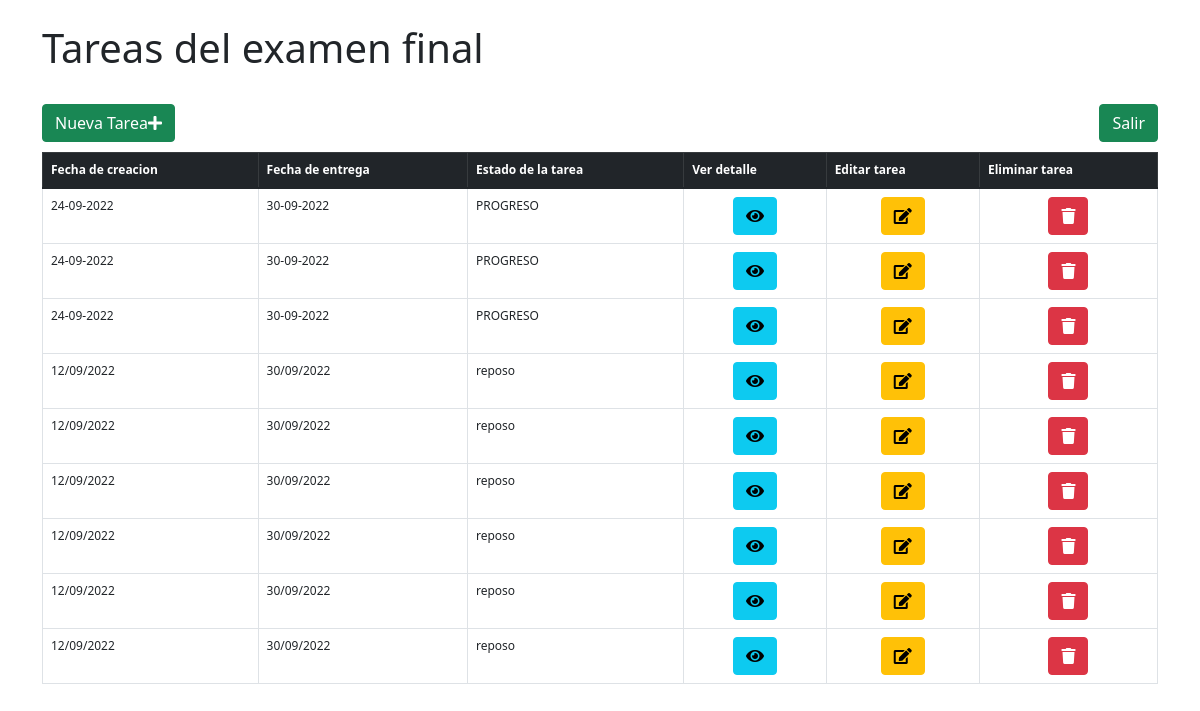
The page /examenFinal/dashboard on the database as committed earlier.
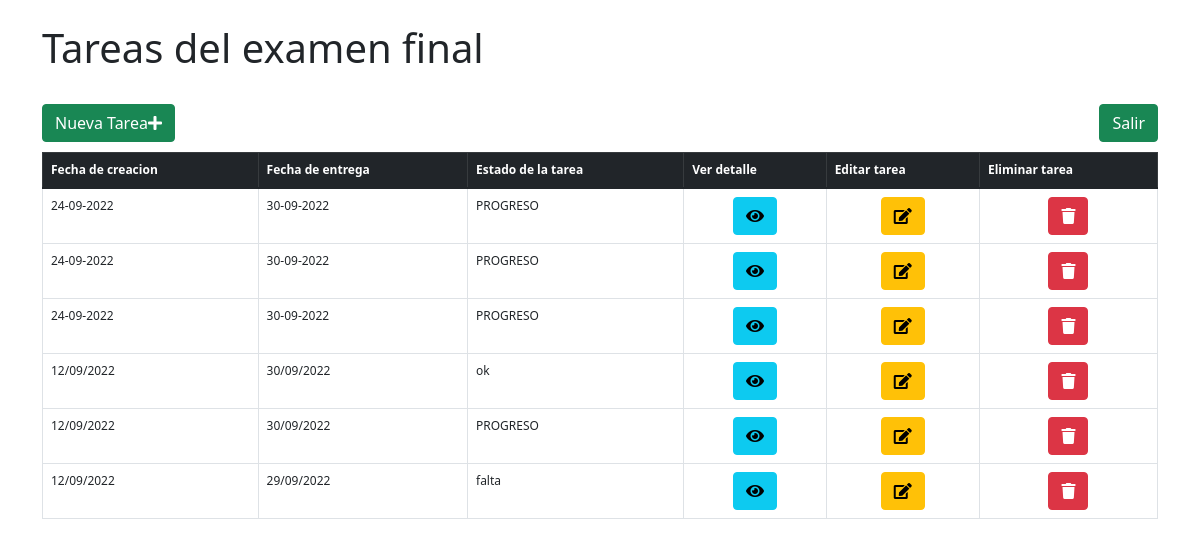
The same page on the database as committed later.
### examenFinal/models.py (models this page shows)
class tareasExamen(models.Model):
    fechaCreacion = models.CharField(max_length=256,default='24-09-2022')
    fechaEntrega = models.CharField(max_length=256,default='30-09-2022')
    descripcion = models.CharField(max_length=512,default='')
    estadoTarea = models.CharField(max_length=128,default='PROGRESO')

### examenFinal/views.py (the view)
# urls.py: path('dashboard',views.dashboard,name='dashboard'),
def dashboard(request):
    return render(request,'examenFinal/dashboard.html',{
        'tareas_totales':tareasExamen.objects.all().order_by('id')
    })

### examenFinal/templates/examenFinal/dashboard.html (shortened to what this page needs)
<!DOCTYPE html>
<html lang="es">
    <head>
        <link href="https://cdn.jsdelivr.net/npm/bootstrap@5.1.3/dist/css/bootstrap.min.css" rel="stylesheet">
        <link rel="stylesheet" href="https://use.fontawesome.com/releases/v5.8.1/css/all.css">
    </head>
    <body>
        <div class="container">
            <br>
            <h1>Tareas del examen final</h1>
            <br>
            <div>
                <a class="btn btn-success float-start" style="color: white;" onclick="nuevaTarea()" data-bs-toggle="modal" data-bs-target="#nuevaTarea" >Nueva Tarea<i class="fa fa-plus"></i></a>
                <a class="btn btn-success float-end" style="color: white;" href="{% url 'examenFinal:index' %}">Salir</a>
            </div>
            <br>
            <br>
            <table class="table table-bordered table-hover" style="font-size: 12px;">
                <thead class="table-dark">
                    <tr>
                        <th scope="col">Fecha de creacion</th>
                        <th scope="col">Fecha de entrega</th>
                        <th scope="col">Estado de la tarea</th>
                        <th scope="col">Ver detalle</th>
                        <th scope="col">Editar tarea</th>
                        <th scope="col">Eliminar tarea</th>
                    </tr>
                </thead>
                <tbody id="tabla_tareas">
                {% for tarea in tareas_totales %}
                <tr>
                    <td scope="row">{{ tarea.fechaCreacion }}</td>
                    <td>{{ tarea.fechaEntrega }}</td>
                    <td>{{ tarea.estadoTarea }}</td>
                    <td style="text-align: center;"><a id="{{ tarea.id }}" class="btn btn-info" style="color: black;" data-bs-toggle="modal" data-bs-target="#verDetalle" onclick="mostrarDetalle(this.id)"><i class="fa fa-eye"></i></a></td>
                    <td style="text-align: center;"><a id="{{ tarea.id }}" class="btn btn-warning" style="color: black;" data-bs-toggle="modal" data-bs-target="#editarTarea" onclick="editarTarea(this.id)"><i class="fa fa-edit"></i></a></td>
                    <td style="text-align: center;"><a id="{{ tarea.id }}" class="btn btn-danger" style="color: white;" onclick="eliminarTarea(id)"><i class="fa fa-trash"></i></a></td>
                </tr>
                {% endfor %}
                </tbody>
            </table>
        </div>
    </body>
</html>

Rows that differ between the two databases and show on the page:
removed tareasExamen: fechaCreacion "12/09/2022", fechaEntrega "30/09/2022", estadoTarea "reposo"
removed tareasExamen: fechaCreacion "12/09/2022", fechaEntrega "30/09/2022", estadoTarea "reposo"
removed tareasExamen: fechaCreacion "12/09/2022", fechaEntrega "30/09/2022", estadoTarea "reposo"
removed tareasExamen: fechaCreacion "12/09/2022", fechaEntrega "30/09/2022", estadoTarea "reposo"
removed tareasExamen: fechaCreacion "12/09/2022", fechaEntrega "30/09/2022", estadoTarea "reposo"
changed tareasExamen (number 4 of 6 on the later page): estadoTarea "reposo" → "ok"
added tareasExamen: fechaCreacion "12/09/2022", fechaEntrega "30/09/2022", estadoTarea "PROGRESO"
added tareasExamen: fechaCreacion "12/09/2022", fechaEntrega "29/09/2022", estadoTarea "falta"
